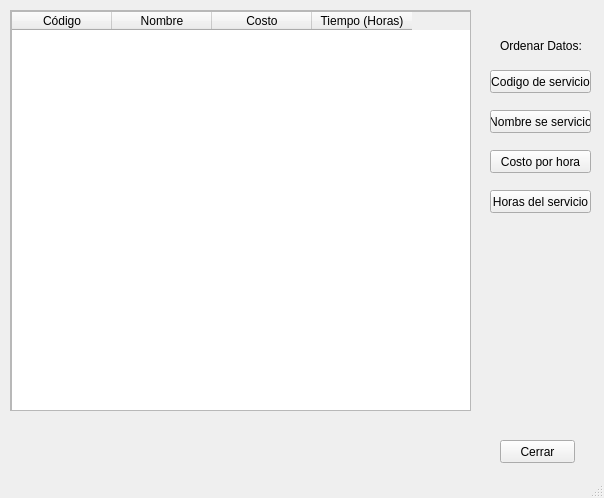
<?xml version="1.0" encoding="UTF-8"?>
<ui version="4.0">
 <class>MainWindow</class>
 <widget class="QMainWindow" name="MainWindow">
  <property name="geometry">
   <rect>
    <x>0</x>
    <y>0</y>
    <width>604</width>
    <height>498</height>
   </rect>
  </property>
  <property name="windowTitle">
   <string>MainWindow</string>
  </property>
  <widget class="QWidget" name="centralwidget">
   <widget class="QPushButton" name="direccion">
    <property name="geometry">
     <rect>
      <x>490</x>
      <y>190</y>
      <width>101</width>
      <height>23</height>
     </rect>
    </property>
    <property name="text">
     <string>Horas del servicio</string>
    </property>
   </widget>
   <widget class="QPushButton" name="NoCodigo">
    <property name="geometry">
     <rect>
      <x>490</x>
      <y>70</y>
      <width>101</width>
      <height>23</height>
     </rect>
    </property>
    <property name="text">
     <string>Codigo de servicio</string>
    </property>
   </widget>
   <widget class="QLabel" name="DatosCliente">
    <property name="geometry">
     <rect>
      <x>500</x>
      <y>20</y>
      <width>111</width>
      <height>51</height>
     </rect>
    </property>
    <property name="text">
     <string>Ordenar Datos:</string>
    </property>
   </widget>
   <widget class="QPushButton" name="Costo">
    <property name="geometry">
     <rect>
      <x>490</x>
      <y>150</y>
      <width>101</width>
      <height>23</height>
     </rect>
    </property>
    <property name="text">
     <string>Costo por hora</string>
    </property>
   </widget>
   <widget class="QPushButton" name="NombreServicio">
    <property name="geometry">
     <rect>
      <x>490</x>
      <y>110</y>
      <width>101</width>
      <height>23</height>
     </rect>
    </property>
    <property name="text">
     <string>Nombre se servicio</string>
    </property>
   </widget>
   <widget class="QPushButton" name="CerrarLista">
    <property name="geometry">
     <rect>
      <x>500</x>
      <y>440</y>
      <width>75</width>
      <height>23</height>
     </rect>
    </property>
    <property name="text">
     <string>Cerrar</string>
    </property>
   </widget>
   <widget class="QScrollArea" name="scrollArea">
    <property name="geometry">
     <rect>
      <x>10</x>
      <y>10</y>
      <width>461</width>
      <height>401</height>
     </rect>
    </property>
    <property name="widgetResizable">
     <bool>true</bool>
    </property>
    <widget class="QWidget" name="scrollAreaWidgetContents">
     <property name="geometry">
      <rect>
       <x>0</x>
       <y>0</y>
       <width>459</width>
       <height>399</height>
      </rect>
     </property>
     <widget class="QTableWidget" name="tableWidget">
      <property name="geometry">
       <rect>
        <x>0</x>
        <y>0</y>
        <width>461</width>
        <height>401</height>
       </rect>
      </property>
      <column>
       <property name="text">
        <string>Código</string>
       </property>
      </column>
      <column>
       <property name="text">
        <string>Nombre</string>
       </property>
      </column>
      <column>
       <property name="text">
        <string>Costo</string>
       </property>
      </column>
      <column>
       <property name="text">
        <string>Tiempo (Horas)</string>
       </property>
      </column>
     </widget>
    </widget>
   </widget>
  </widget>
  <widget class="QMenuBar" name="menubar">
   <property name="geometry">
    <rect>
     <x>0</x>
     <y>0</y>
     <width>604</width>
     <height>21</height>
    </rect>
   </property>
  </widget>
  <widget class="QStatusBar" name="statusbar"/>
 </widget>
 <resources/>
 <connections/>
</ui>
